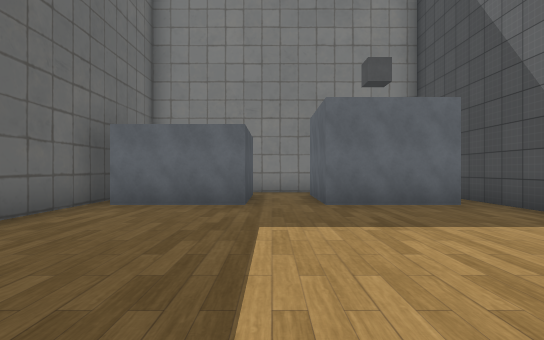
View 1 (above)

12 first-person views from a walk through a 3-D level made in the Unity game engine. The camera is 1.3 m above the floor, looks level and sees 80° across. The floor is counted in squares, 2 m on a side. Each view is taken from the middle of a square. On the plan, view 1 faces up. The plan holds only what a view shows up to about 10 squares ahead; the rest is blank. Some surface patterns are stand-ins.

View 2
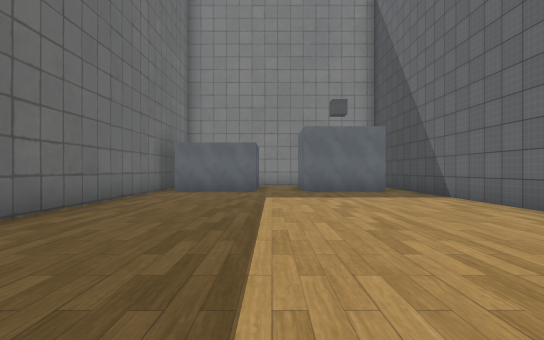

View 3
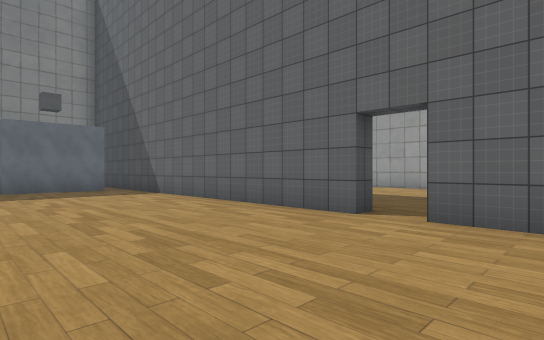

View 4
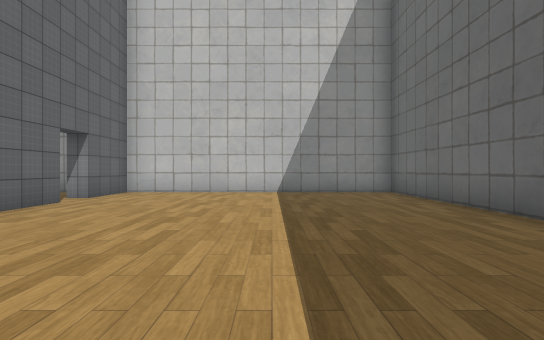

View 5
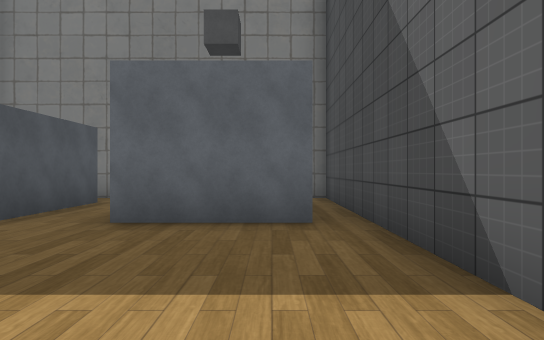

View 6
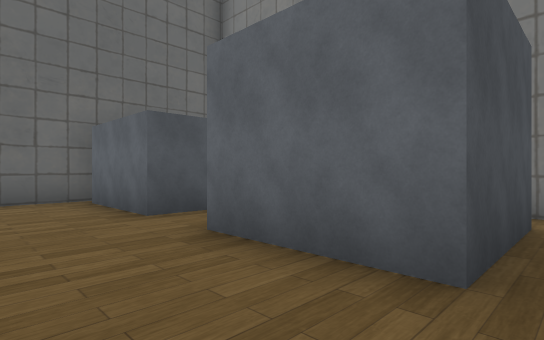

View 7
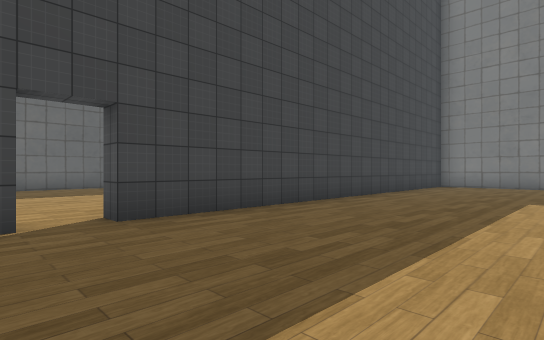

View 8
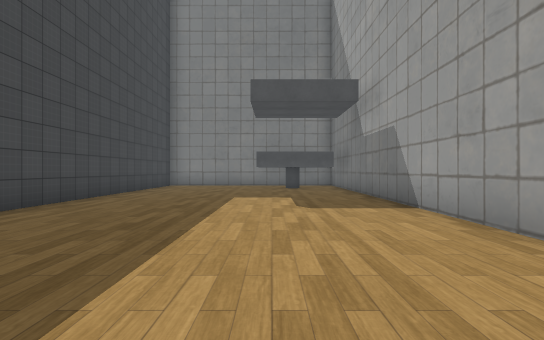

View 9
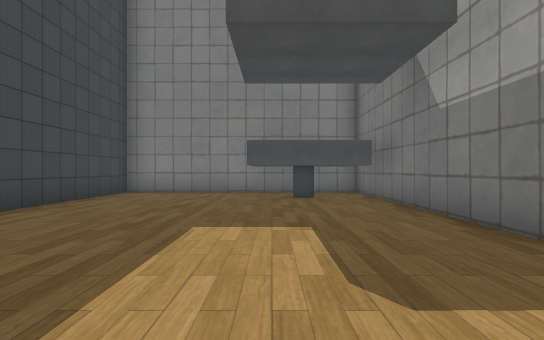

View 10
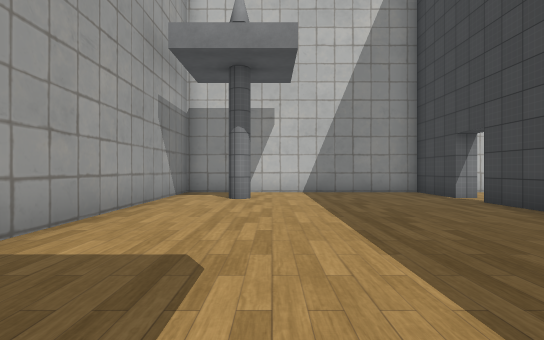

View 11
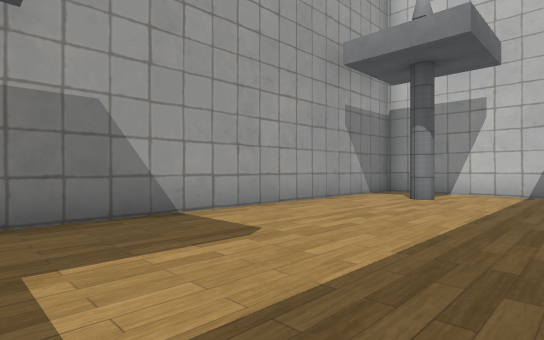

View 12
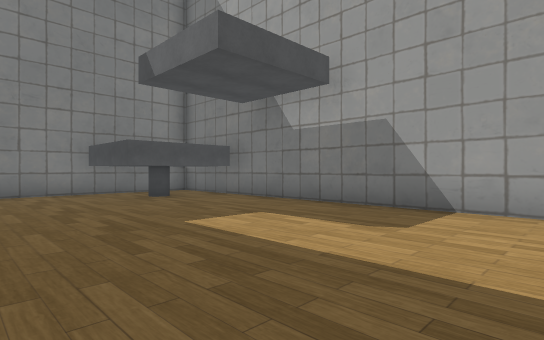

### Floor plan
Points are (right, up) in squares from view 1. A wall is a line through its corners. A room is listed if a view was taken in it or the views show most of it. See-through windows are left out.
Room 1 (views 1, 2, 3, 4, 5, 6)
walls: (4.8, -2.5) (4.3, -2.5) (4.3, 8.5); (4.3, -5.5) (4.3, -3.5); (-3.5, 7) (-3.5, -5.5) (5, -5.5); (-0.5, 8.5) (-0.5, 6) (-3, 6); (3.5, 8.5) (3.5, 6) (1, 6) (1, 8.5)
ways out: opening at (5, -3) to room 2; opening at (4, 8) to room 3; opening at (0, 8)
Room 2 (views 7, 8, 9, 10, 11, 12)
walls: (4.3, -3.5) (4.8, -3.5) (4.8, -5.5); (11, 6.5) (8.5, 6.5) (8.5, 9); (5, -5.5) (11.5, -5.5) (11.5, 8.9); (11, 9.5) (5, 9.5); (4.8, 9.5) (4.8, -2.5)
ways out: opening at (5, -3) to room 1
Room 3 (no view inside)
walls: (4.3, 8.5) (4.3, 9.5); (5, 9.5) (3.4, 9.5)
ways out: opening at (4, 8) to room 1; opening at (1, 9)

Positions as (right, up) in squares from view 1, and headings:
1: (0, 0), facing up
2: (0, -4), facing up
3: (0, -5), facing up-right
4: (0, 4), facing down
5: (3, 2), facing up
6: (4, 4), facing up-left
7: (9, -4), facing up-left
8: (9, -4), facing up
9: (9, 0), facing up
10: (9, 4), facing down
11: (7, 4), facing down-right
12: (6, 0), facing up-right
